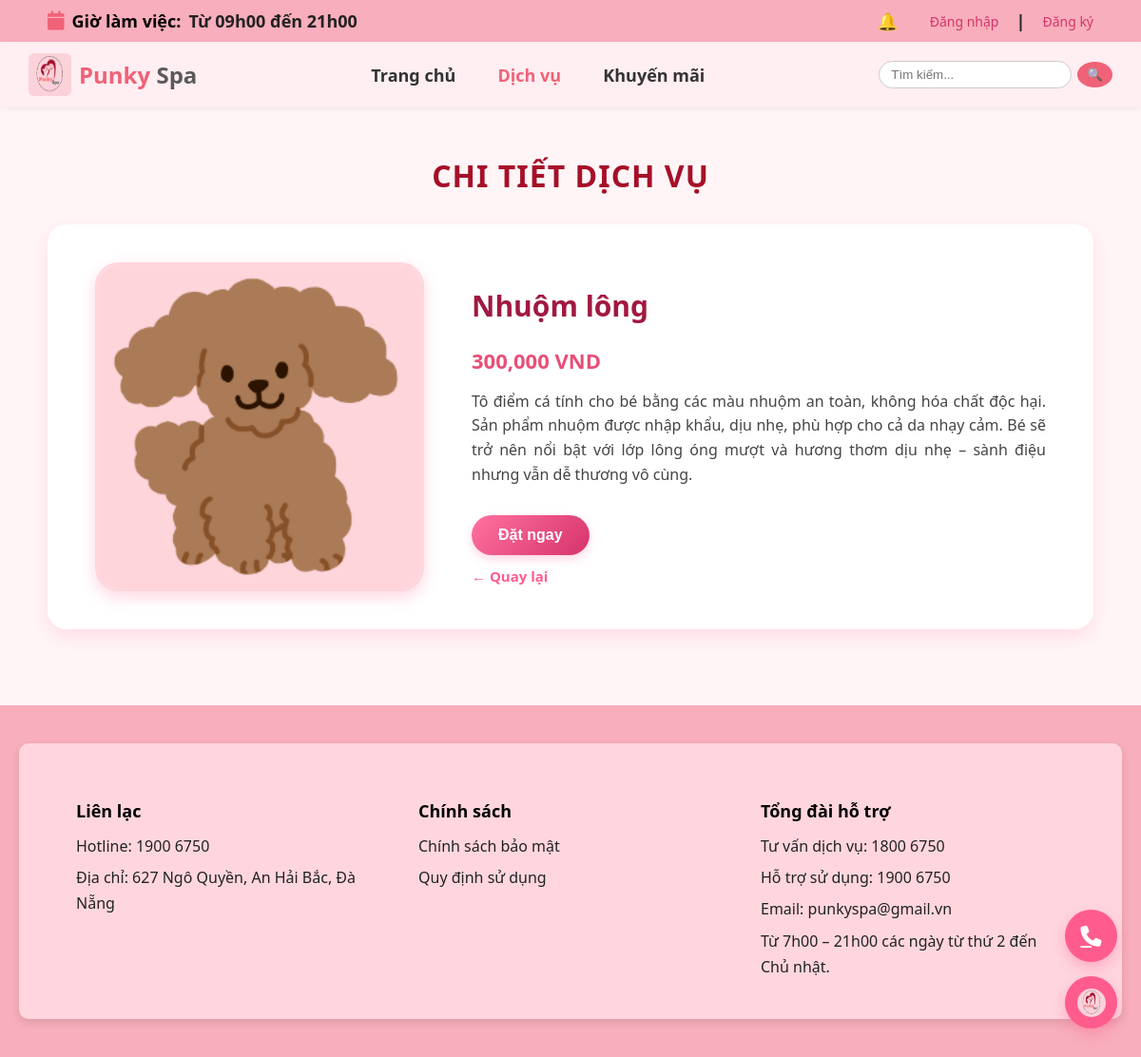
The app's page /dichvu/4/, older data.
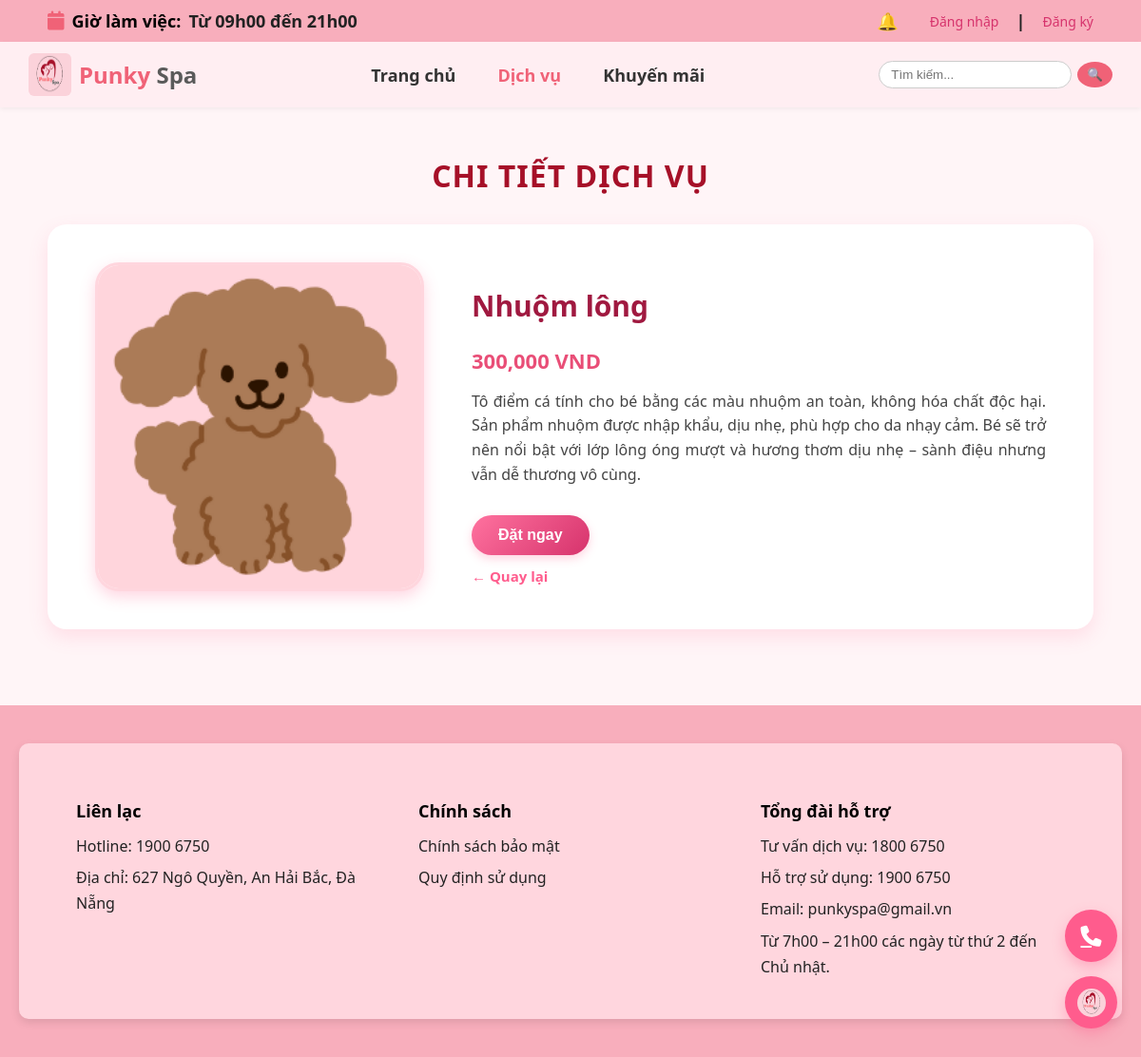
The same page, newer data.
### DV/models.py (models this page shows, shortened)
class DichVu(models.Model):
    ten_dich_vu = models.CharField(max_length=100, verbose_name="Tên dịch vụ")
    mo_ta = models.TextField(verbose_name="Mô tả", blank=True)
    gia = models.DecimalField(max_digits=10, decimal_places=2, verbose_name="Giá")
    hinh_anh = models.ImageField(upload_to="dichvu/", blank=True, null=True, verbose_name="Hình ảnh")

### DV/views.py (the view)
# urls.py: path('<int:id>/', views.chi_tiet_dich_vu, name='chi_tiet_dich_vu'),
def chi_tiet_dich_vu(request, id):
    dich_vu = get_object_or_404(DichVu, pk=id)
    return render(request, 'DV/chitietdichvu.html', {
        'dich_vu': dich_vu
    })

### TB/context_processors.py (called while the page is built)
def thong_bao_moi(request):
    thong_baos_moi = []
    if request.user.is_authenticated:
        thong_baos_moi = ThongBao.objects.filter(
            nguoi_nhan=request.user, da_doc=False
        ).order_by('-ngay_tao')[:5]
    return {'thong_baos_moi': thong_baos_moi}

### DV/templates/DV/chitietdichvu.html (shortened to what this page needs)
{% load static %}
{% load humanize %}
<!DOCTYPE html>
<html lang="vi">
<head>
  <link rel="stylesheet" href="{% static 'trangchu/style.css' %}">
  <link rel="stylesheet" href="https://cdnjs.cloudflare.com/ajax/libs/font-awesome/6.5.0/css/all.min.css">
</head>
<body>
  <div class="topbar">
    <div class="topbar-left">
      <i class="fa fa-calendar"></i>
      <strong>Giờ làm việc:</strong> Từ 09h00 đến 21h00
    </div>
    <div class="right">
      {% if user.is_authenticated %}
      <div class="notify-box">
        <span class="notify-icon">🔔</span>
        <div class="notify-content">
          {% for tb in thong_baos_moi %}
          <div class="notify-item">
            <strong>{{ tb.tieu_de }}</strong><br>
            <small>{{ tb.ngay_tao|date:"d/m/Y H:i" }}</small>
          </div>
          {% empty %}
          <p>Không có thông báo mới.</p>
          {% endfor %}
          <a href="{% url 'danh_sach_thong_bao' %}" class="view-all">Xem tất cả</a>
        </div>
      </div>
      <div class="user-menu">
        <button class="user-btn">
          <i class="fa fa-user"></i> {{ user.username }}
          <i class="fa fa-caret-down"></i>
        </button>
        <div class="dropdown-menu">
          <div class="submenu">
            <a href="#" class="submenu-toggle">
              <i class="fa fa-user-circle"></i> Tài khoản <i class="fa fa-caret-down"></i>
            </a>
            <div class="submenu-items">
              <a href="{% url 'thongtintaikhoan' %}"><i class="fa fa-id-card"></i> Thông tin cá nhân</a>
              <a href="{% url 'thongtinthucung' %}"><i class="fa fa-paw"></i> Thông tin thú cưng</a>
            </div>
          </div>
          <a href="#"><i class="fa fa-star"></i> Tích điểm</a>
          <a href="#"><i class="fa fa-ticket"></i> Mã ưu đãi</a>
          <a href="{% url 'lich_hen_sap_toi' %}"><i class="fa fa-calendar"></i> Lịch hẹn</a>
          <a href="#"><i class="fa fa-comments"></i> Khiếu nại</a>
          <a href="{% url 'dangxuat' %}"><i class="fa fa-sign-out-alt"></i> Đăng xuất</a>
          <a href="#"><i class="fa fa-trash"></i> Xóa tài khoản</a>
        </div>
      </div>
      {% else %}
      <div class="notify-box">
        <span class="notify-icon">🔔</span>
      </div>
      <a href="{% url 'dangnhap' %}">Đăng nhập</a> |
      <a href="{% url 'dangky' %}">Đăng ký</a>
      {% endif %}
    </div>
  </div>
  <header class="navbar">
    <div class="logo">
      <img src="{% static 'trangchu/logo.png' %}" alt="Logo Punky Spa">
      <h1><span class="pink">Punky</span> Spa</h1>
    </div>
    <nav>
      <a href="{% url 'home' %}">Trang chủ</a>
      <a href="{% url 'danh_sach_dich_vu' %}" class="active">Dịch vụ</a>
      <a href="#">Khuyến mãi</a>
    </nav>
    <div class="search">
      <input type="text" placeholder="Tìm kiếm...">
      <button>🔍</button>
    </div>
  </header>
  <h2 class="title-dv">Chi tiết dịch vụ</h2>
  <div class="dv-detail">
    {% if dich_vu.hinh_anh %}
      <img src="{% static 'DV/' %}{{ dich_vu.hinh_anh }}" alt="{{ dich_vu.ten_dich_vu }}">
    {% else %}
      <img src="{% static 'DV/noimage.png' %}" alt="Không có ảnh">
    {% endif %}
    <div class="info">
      <h2>{{ dich_vu.ten_dich_vu }}</h2>
      <p class="gia">{{ dich_vu.gia|floatformat:0|intcomma }} VND</p>
      <p class="mo-ta">{{ dich_vu.mo_ta }}</p>
      <button class="btn-datngay">Đặt ngay</button><br>
      <a href="{% url 'danh_sach_dich_vu' %}" class="btn-back">← Quay lại</a>
    </div>
  </div>
  <footer class="footer">
    <div class="footer-container">
      <div class="footer-column">
        <h4>Liên lạc</h4>
        <p>Hotline: 1900 6750</p>
        <p>Địa chỉ: 627 Ngô Quyền, An Hải Bắc, Đà Nẵng</p>
      </div>
      <div class="footer-column">
        <h4>Chính sách</h4>
        <p>Chính sách bảo mật</p>
        <p>Quy định sử dụng</p>
      </div>
      <div class="footer-column">
        <h4>Tổng đài hỗ trợ</h4>
        <p>Tư vấn dịch vụ: 1800 6750</p>
        <p>Hỗ trợ sử dụng: 1900 6750</p>
        <p>Email: punkyspa@gmail.vn</p>
        <p>Từ 7h00 – 21h00 các ngày từ thứ 2 đến Chủ nhật.</p>
      </div>
    </div>
  </footer>
  <div class="floating-icons">
    <a href="tel:19006750" class="phone-icon" title="Gọi ngay Punky Spa">
      <i class="fa fa-phone"></i>
    </a>
    <div class="chat-icon" id="chatToggle">
      <img src="{% static 'trangchu/logo.png' %}" alt="Chat Punky Spa">
    </div>
  </div>
</body>
</html>

### trangchu/static/trangchu/style.css (style rules this page uses)
body { font-family: 'Segoe UI', sans-serif; margin: 0; padding: 0; background-color: #fff; }
.topbar { background-color: #f8aebc; color: #222; display: flex; justify-content: space-between; align-items: center; padding: 10px 50px; font-size: 18px; font-weight: 600; }
.topbar-left { display: flex; align-items: center; gap: 8px; }
.topbar-left i { color: #333; font-size: 20px; }
.topbar-left strong { font-weight: 700; color: #000; font-size: 18px; }
.notify-icon { font-size: 22px; cursor: pointer; color: #a01940; }
header.navbar { background-color: #ffeef2; display: flex; align-items: center; justify-content: space-between; padding: 12px 30px; box-shadow: 0 2px 5px rgba(0, 0, 0, 0.05); }
.logo { display: flex; align-items: center; }
.logo img { width: 45px; height: 45px; border-radius: 6px; margin-right: 8px; }
.logo h1 { font-size: 24px; color: #5a5a5a; margin: 0; }
.logo .pink { color: #f06277; font-weight: bold; }
nav a { margin: 0 20px; text-decoration: none; font-weight: 700; color: #333; font-size: 18px; transition: color 0.2s, transform 0.2s; }
nav a.active, nav a:hover { color: #f06277; transform: scale(1.05); }
.search { display: flex; align-items: center; }
.search input { border: 1px solid #ccc; border-radius: 20px; padding: 6px 12px; outline: none; }
.search button { background-color: #f06277; color: #fff; border: none; padding: 6px 10px; border-radius: 50%; margin-left: 6px; cursor: pointer; }
.footer { background-color: #f8aebc; padding: 40px 0; display: flex; justify-content: center; align-items: center; }
.footer-container { background-color: #ffd6de; width: 90%; max-width: 1100px; display: flex; justify-content: space-between; flex-wrap: wrap; padding: 25px 40px; border-radius: 10px; box-shadow: 0 4px 10px rgba(0,0,0,0.1); }
.footer-column { flex: 1; min-width: 250px; margin: 10px 20px; }
.footer-column h4 { font-size: 18px; font-weight: 700; margin-bottom: 12px; color: #000; }
.footer-column p { margin: 6px 0; color: #222; line-height: 1.7; font-size: 16px; }
.topbar .right { display: flex; align-items: center; gap: 18px; justify-content: flex-end; }
.topbar a { text-decoration: none; color: #d6336c; font-weight: 500; font-size: 14px; transition: 0.2s; }
.dropdown-menu a i, .topbar i { vertical-align: middle; }
.topbar .fa, .dropdown-menu .fa { color: #f06277; }
.notify-box { position: relative; display: inline-block; margin-right: 15px; }
.notify-icon { font-size: 18px; cursor: pointer; color: #a01940; }
.floating-icons { position: fixed; bottom: 25px; right: 25px; display: flex; flex-direction: column; align-items: flex-end; gap: 12px; z-index: 999; }
.phone-icon, .chat-icon { width: 50px; height: 50px; border-radius: 50%; background-color: #ff5c8d; display: flex; justify-content: center; align-items: center; color: #fff; font-size: 22px; box-shadow: 0 4px 10px rgba(0,0,0,0.15); transition: transform 0.3s; }
.chat-icon img { width: 38px; height: 38px; border-radius: 50%; }

Row changes from the older to the newer data that the page shows:
changed DichVu "Nhuộm lông": mo_ta "…nhẹ, phù hợp cho cả da nhạy cảm. Bé…" → "…nhẹ, phù hợp cho da nhạy cảm. Bé…"
